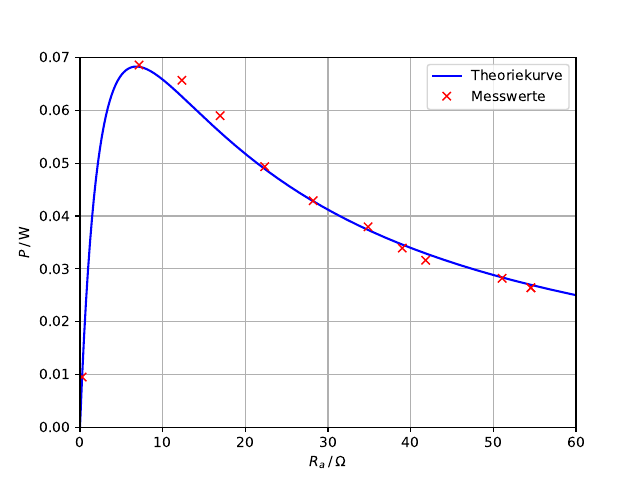

This chart was generated by the following Python code:
import matplotlib.pyplot as plt
# from scipy.optimize import curve_fit
import numpy as np

x, y = np.genfromtxt('uk.txt', unpack='true')
x *= 1e-3

P = x * y
Ra = y/x
U0 = 1.36403829568
Ri = 6.81003699796

t = np.linspace(0, 60, 1000)
N = U0**2/(t+Ri)**2 * t

# np.savetxt('test.txt', np.column_stack([Ra, P]), header="R P")

plt.plot(t, N, 'b-', label='Theoriekurve')
plt.plot(Ra, P, 'rx', label='Messwerte')
plt.xlabel(r'$R_a \,/\, \mathrm{\Omega}$')
plt.ylabel(r'$P \,/\, \mathrm{W}$')
plt.xlim(0, 60)
plt.ylim(0, 0.07)

plt.legend()
plt.grid()
# plt.show()
plt.savefig('leistung.pdf')
